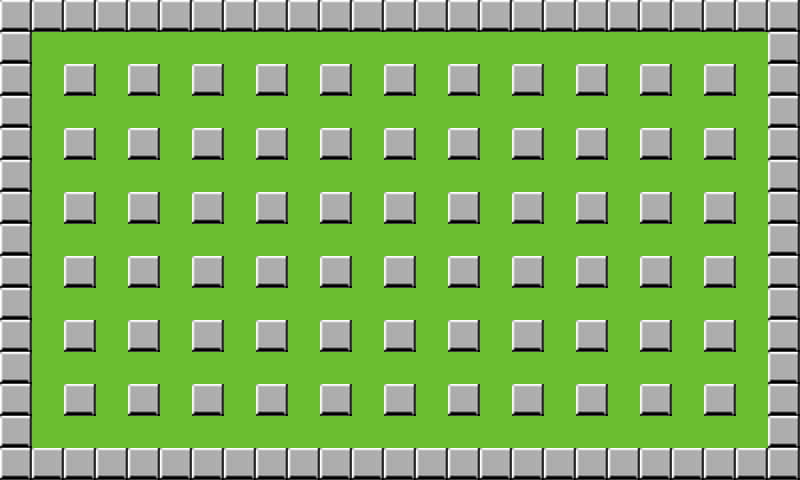

The image is a tile-based game level rendered from a .tmx file. Its description and complete source (layers, tilesets, objects, tile grids) follow:
An orthogonal 25x15 tile map with 32x32 px tiles, 2 tile layers (Capa de patrones 1, blocks), 2 tilesets.

<map version="1.10" tiledversion="1.11.0" orientation="orthogonal" renderorder="right-down" width="25" height="15" tilewidth="32" tileheight="32" infinite="0" nextlayerid="7" nextobjectid="7">
 <editorsettings>
  <export target="background..tmx" format="tmx" />
 </editorsettings>
 <tileset firstgid="1" source="piso.tsx" />
 <tileset firstgid="2" source="trueone.tsx" />
 <layer id="1" name="Capa de patrones 1" width="25" height="15">
  <data encoding="csv">
1,1,1,1,1,1,1,1,1,1,1,1,1,1,1,1,1,1,1,1,1,1,1,1,1,
1,1,1,1,1,1,1,1,1,1,1,1,1,1,1,1,1,1,1,1,1,1,1,1,1,
1,1,1,1,1,1,1,1,1,1,1,1,1,1,1,1,1,1,1,1,1,1,1,1,1,
1,1,1,1,1,1,1,1,1,1,1,1,1,1,1,1,1,1,1,1,1,1,1,1,1,
1,1,1,1,1,1,1,1,1,1,1,1,1,1,1,1,1,1,1,1,1,1,1,1,1,
1,1,1,1,1,1,1,1,1,1,1,1,1,1,1,1,1,1,1,1,1,1,1,1,1,
1,1,1,1,1,1,1,1,1,1,1,1,1,1,1,1,1,1,1,1,1,1,1,1,1,
1,1,1,1,1,1,1,1,1,1,1,1,1,1,1,1,1,1,1,1,1,1,1,1,1,
1,1,1,1,1,1,1,1,1,1,1,1,1,1,1,1,1,1,1,1,1,1,1,1,1,
1,1,1,1,1,1,1,1,1,1,1,1,1,1,1,1,1,1,1,1,1,1,1,1,1,
1,1,1,1,1,1,1,1,1,1,1,1,1,1,1,1,1,1,1,1,1,1,1,1,1,
1,1,1,1,1,1,1,1,1,1,1,1,1,1,1,1,1,1,1,1,1,1,1,1,1,
1,1,1,1,1,1,1,1,1,1,1,1,1,1,1,1,1,1,1,1,1,1,1,1,1,
1,1,1,1,1,1,1,1,1,1,1,1,1,1,1,1,1,1,1,1,1,1,1,1,1,
1,1,1,1,1,1,1,1,1,1,1,1,1,1,1,1,1,1,1,1,1,1,1,1,1
</data>
 </layer>
 <layer id="6" name="blocks" class="Class0" width="25" height="15">
  <properties>
   <property name="collision" type="bool" value="true" />
  </properties>
  <data encoding="csv">
2,2,2,2,2,2,2,2,2,2,2,2,2,2,2,2,2,2,2,2,2,2,2,2,2,
2,0,0,0,0,0,0,0,0,0,0,0,0,0,0,0,0,0,0,0,0,0,0,0,2,
2,0,2,0,2,0,2,0,2,0,2,0,2,0,2,0,2,0,2,0,2,0,2,0,2,
2,0,0,0,0,0,0,0,0,0,0,0,0,0,0,0,0,0,0,0,0,0,0,0,2,
2,0,2,0,2,0,2,0,2,0,2,0,2,0,2,0,2,0,2,0,2,0,2,0,2,
2,0,0,0,0,0,0,0,0,0,0,0,0,0,0,0,0,0,0,0,0,0,0,0,2,
2,0,2,0,2,0,2,0,2,0,2,0,2,0,2,0,2,0,2,0,2,0,2,0,2,
2,0,0,0,0,0,0,0,0,0,0,0,0,0,0,0,0,0,0,0,0,0,0,0,2,
2,0,2,0,2,0,2,0,2,0,2,0,2,0,2,0,2,0,2,0,2,0,2,0,2,
2,0,0,0,0,0,0,0,0,0,0,0,0,0,0,0,0,0,0,0,0,0,0,0,2,
2,0,2,0,2,0,2,0,2,0,2,0,2,0,2,0,2,0,2,0,2,0,2,0,2,
2,0,0,0,0,0,0,0,0,0,0,0,0,0,0,0,0,0,0,0,0,0,0,0,2,
2,0,2,0,2,0,2,0,2,0,2,0,2,0,2,0,2,0,2,0,2,0,2,0,2,
2,0,0,0,0,0,0,0,0,0,0,0,0,0,0,0,0,0,0,0,0,0,0,0,2,
2,2,2,2,2,2,2,2,2,2,2,2,2,2,2,2,2,2,2,2,2,2,2,2,2
</data>
 </layer>
</map>